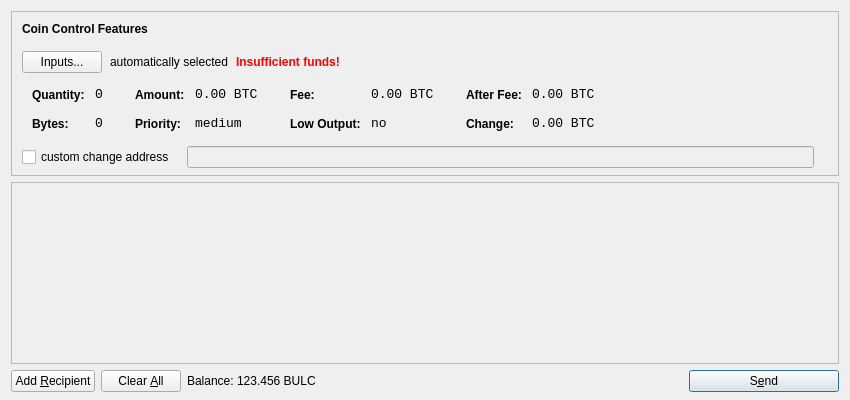
<?xml version="1.0" encoding="UTF-8"?>
<ui version="4.0">
 <class>SendCoinsDialog</class>
 <widget class="QDialog" name="SendCoinsDialog">
  <property name="geometry">
   <rect>
    <x>0</x>
    <y>0</y>
    <width>850</width>
    <height>400</height>
   </rect>
  </property>
  <property name="windowTitle">
   <string>Send Coins</string>
  </property>
  <layout class="QVBoxLayout" name="verticalLayout" stretch="0,1,0">
   <property name="bottomMargin">
    <number>8</number>
   </property>
   <item>
    <widget class="QFrame" name="frameCoinControl">
     <property name="sizePolicy">
      <sizepolicy hsizetype="Expanding" vsizetype="Expanding">
       <horstretch>0</horstretch>
       <verstretch>0</verstretch>
      </sizepolicy>
     </property>
     <property name="maximumSize">
      <size>
       <width>16777215</width>
       <height>16777215</height>
      </size>
     </property>
     <property name="frameShape">
      <enum>QFrame::StyledPanel</enum>
     </property>
     <property name="frameShadow">
      <enum>QFrame::Sunken</enum>
     </property>
     <layout class="QVBoxLayout" name="verticalLayoutCoinControl2">
      <property name="spacing">
       <number>-1</number>
      </property>
      <property name="leftMargin">
       <number>0</number>
      </property>
      <property name="topMargin">
       <number>0</number>
      </property>
      <property name="rightMargin">
       <number>0</number>
      </property>
      <property name="bottomMargin">
       <number>6</number>
      </property>
      <item>
       <layout class="QVBoxLayout" name="verticalLayoutCoinControl" stretch="0,0,0,0,1">
        <property name="spacing">
         <number>0</number>
        </property>
        <property name="leftMargin">
         <number>10</number>
        </property>
        <property name="topMargin">
         <number>10</number>
        </property>
        <item>
         <layout class="QHBoxLayout" name="horizontalLayoutCoinControl1">
          <property name="bottomMargin">
           <number>15</number>
          </property>
          <item>
           <widget class="QLabel" name="labelCoinControlFeatures">
            <property name="sizePolicy">
             <sizepolicy hsizetype="Preferred" vsizetype="Maximum">
              <horstretch>0</horstretch>
              <verstretch>0</verstretch>
             </sizepolicy>
            </property>
            <property name="font">
             <font>
              <weight>75</weight>
              <bold>true</bold>
             </font>
            </property>
            <property name="styleSheet">
             <string notr="true">font-weight:bold;</string>
            </property>
            <property name="text">
             <string>Coin Control Features</string>
            </property>
           </widget>
          </item>
         </layout>
        </item>
        <item>
         <layout class="QHBoxLayout" name="horizontalLayoutCoinControl2" stretch="0,0,0,0">
          <property name="spacing">
           <number>8</number>
          </property>
          <property name="bottomMargin">
           <number>10</number>
          </property>
          <item>
           <widget class="QPushButton" name="pushButtonCoinControl">
            <property name="styleSheet">
             <string notr="true"/>
            </property>
            <property name="text">
             <string>Inputs...</string>
            </property>
           </widget>
          </item>
          <item>
           <widget class="QLabel" name="labelCoinControlAutomaticallySelected">
            <property name="text">
             <string>automatically selected</string>
            </property>
            <property name="margin">
             <number>5</number>
            </property>
           </widget>
          </item>
          <item>
           <widget class="QLabel" name="labelCoinControlInsuffFunds">
            <property name="font">
             <font>
              <weight>75</weight>
              <bold>true</bold>
             </font>
            </property>
            <property name="styleSheet">
             <string notr="true">color:red;font-weight:bold;</string>
            </property>
            <property name="text">
             <string>Insufficient funds!</string>
            </property>
            <property name="margin">
             <number>5</number>
            </property>
           </widget>
          </item>
          <item>
           <spacer name="horizontalSpacerCoinControl">
            <property name="orientation">
             <enum>Qt::Horizontal</enum>
            </property>
            <property name="sizeHint" stdset="0">
             <size>
              <width>40</width>
              <height>1</height>
             </size>
            </property>
           </spacer>
          </item>
         </layout>
        </item>
        <item>
         <widget class="QWidget" name="widgetCoinControl" native="true">
          <property name="sizePolicy">
           <sizepolicy hsizetype="Preferred" vsizetype="Preferred">
            <horstretch>0</horstretch>
            <verstretch>0</verstretch>
           </sizepolicy>
          </property>
          <property name="minimumSize">
           <size>
            <width>0</width>
            <height>0</height>
           </size>
          </property>
          <property name="styleSheet">
           <string notr="true"/>
          </property>
          <layout class="QHBoxLayout" name="horizontalLayoutCoinControl5">
           <property name="margin">
            <number>0</number>
           </property>
           <item>
            <layout class="QHBoxLayout" name="horizontalLayoutCoinControl3" stretch="0,0,0,1">
             <property name="spacing">
              <number>20</number>
             </property>
             <property name="topMargin">
              <number>0</number>
             </property>
             <property name="bottomMargin">
              <number>10</number>
             </property>
             <item>
              <layout class="QFormLayout" name="formLayoutCoinControl1">
               <property name="horizontalSpacing">
                <number>10</number>
               </property>
               <property name="verticalSpacing">
                <number>14</number>
               </property>
               <property name="leftMargin">
                <number>10</number>
               </property>
               <property name="topMargin">
                <number>4</number>
               </property>
               <property name="rightMargin">
                <number>6</number>
               </property>
               <item row="0" column="0">
                <widget class="QLabel" name="labelCoinControlQuantityText">
                 <property name="styleSheet">
                  <string notr="true">font-weight:bold;</string>
                 </property>
                 <property name="text">
                  <string>Quantity:</string>
                 </property>
                 <property name="margin">
                  <number>0</number>
                 </property>
                </widget>
               </item>
               <item row="0" column="1">
                <widget class="QLabel" name="labelCoinControlQuantity">
                 <property name="font">
                  <font>
                   <family>Monospace</family>
                   <pointsize>10</pointsize>
                  </font>
                 </property>
                 <property name="cursor">
                  <cursorShape>IBeamCursor</cursorShape>
                 </property>
                 <property name="contextMenuPolicy">
                  <enum>Qt::ActionsContextMenu</enum>
                 </property>
                 <property name="text">
                  <string notr="true">0</string>
                 </property>
                 <property name="margin">
                  <number>0</number>
                 </property>
                 <property name="textInteractionFlags">
                  <set>Qt::LinksAccessibleByMouse|Qt::TextSelectableByKeyboard|Qt::TextSelectableByMouse</set>
                 </property>
                </widget>
               </item>
               <item row="1" column="0">
                <widget class="QLabel" name="labelCoinControlBytesText">
                 <property name="styleSheet">
                  <string notr="true">font-weight:bold;</string>
                 </property>
                 <property name="text">
                  <string>Bytes:</string>
                 </property>
                </widget>
               </item>
               <item row="1" column="1">
                <widget class="QLabel" name="labelCoinControlBytes">
                 <property name="font">
                  <font>
                   <family>Monospace</family>
                   <pointsize>10</pointsize>
                  </font>
                 </property>
                 <property name="cursor">
                  <cursorShape>IBeamCursor</cursorShape>
                 </property>
                 <property name="contextMenuPolicy">
                  <enum>Qt::ActionsContextMenu</enum>
                 </property>
                 <property name="text">
                  <string notr="true">0</string>
                 </property>
                 <property name="textInteractionFlags">
                  <set>Qt::LinksAccessibleByMouse|Qt::TextSelectableByKeyboard|Qt::TextSelectableByMouse</set>
                 </property>
                </widget>
               </item>
              </layout>
             </item>
             <item>
              <layout class="QFormLayout" name="formLayoutCoinControl2">
               <property name="horizontalSpacing">
                <number>10</number>
               </property>
               <property name="verticalSpacing">
                <number>14</number>
               </property>
               <property name="leftMargin">
                <number>6</number>
               </property>
               <property name="topMargin">
                <number>4</number>
               </property>
               <property name="rightMargin">
                <number>6</number>
               </property>
               <item row="0" column="0">
                <widget class="QLabel" name="labelCoinControlAmountText">
                 <property name="styleSheet">
                  <string notr="true">font-weight:bold;</string>
                 </property>
                 <property name="text">
                  <string>Amount:</string>
                 </property>
                 <property name="margin">
                  <number>0</number>
                 </property>
                </widget>
               </item>
               <item row="0" column="1">
                <widget class="QLabel" name="labelCoinControlAmount">
                 <property name="font">
                  <font>
                   <family>Monospace</family>
                   <pointsize>10</pointsize>
                  </font>
                 </property>
                 <property name="cursor">
                  <cursorShape>IBeamCursor</cursorShape>
                 </property>
                 <property name="contextMenuPolicy">
                  <enum>Qt::ActionsContextMenu</enum>
                 </property>
                 <property name="text">
                  <string notr="true">0.00 BTC</string>
                 </property>
                 <property name="textInteractionFlags">
                  <set>Qt::LinksAccessibleByMouse|Qt::TextSelectableByKeyboard|Qt::TextSelectableByMouse</set>
                 </property>
                </widget>
               </item>
               <item row="1" column="0">
                <widget class="QLabel" name="labelCoinControlPriorityText">
                 <property name="styleSheet">
                  <string notr="true">font-weight:bold;</string>
                 </property>
                 <property name="text">
                  <string>Priority:</string>
                 </property>
                </widget>
               </item>
               <item row="1" column="1">
                <widget class="QLabel" name="labelCoinControlPriority">
                 <property name="font">
                  <font>
                   <family>Monospace</family>
                   <pointsize>10</pointsize>
                  </font>
                 </property>
                 <property name="cursor">
                  <cursorShape>IBeamCursor</cursorShape>
                 </property>
                 <property name="contextMenuPolicy">
                  <enum>Qt::ActionsContextMenu</enum>
                 </property>
                 <property name="text">
                  <string>medium</string>
                 </property>
                 <property name="textInteractionFlags">
                  <set>Qt::LinksAccessibleByMouse|Qt::TextSelectableByKeyboard|Qt::TextSelectableByMouse</set>
                 </property>
                </widget>
               </item>
              </layout>
             </item>
             <item>
              <layout class="QFormLayout" name="formLayoutCoinControl3">
               <property name="horizontalSpacing">
                <number>10</number>
               </property>
               <property name="verticalSpacing">
                <number>14</number>
               </property>
               <property name="leftMargin">
                <number>6</number>
               </property>
               <property name="topMargin">
                <number>4</number>
               </property>
               <property name="rightMargin">
                <number>6</number>
               </property>
               <item row="0" column="0">
                <widget class="QLabel" name="labelCoinControlFeeText">
                 <property name="styleSheet">
                  <string notr="true">font-weight:bold;</string>
                 </property>
                 <property name="text">
                  <string>Fee:</string>
                 </property>
                 <property name="margin">
                  <number>0</number>
                 </property>
                </widget>
               </item>
               <item row="0" column="1">
                <widget class="QLabel" name="labelCoinControlFee">
                 <property name="font">
                  <font>
                   <family>Monospace</family>
                   <pointsize>10</pointsize>
                  </font>
                 </property>
                 <property name="cursor">
                  <cursorShape>IBeamCursor</cursorShape>
                 </property>
                 <property name="contextMenuPolicy">
                  <enum>Qt::ActionsContextMenu</enum>
                 </property>
                 <property name="text">
                  <string notr="true">0.00 BTC</string>
                 </property>
                 <property name="textInteractionFlags">
                  <set>Qt::LinksAccessibleByMouse|Qt::TextSelectableByKeyboard|Qt::TextSelectableByMouse</set>
                 </property>
                </widget>
               </item>
               <item row="1" column="0">
                <widget class="QLabel" name="labelCoinControlLowOutputText">
                 <property name="styleSheet">
                  <string notr="true">font-weight:bold;</string>
                 </property>
                 <property name="text">
                  <string>Low Output:</string>
                 </property>
                </widget>
               </item>
               <item row="1" column="1">
                <widget class="QLabel" name="labelCoinControlLowOutput">
                 <property name="font">
                  <font>
                   <family>Monospace</family>
                   <pointsize>10</pointsize>
                  </font>
                 </property>
                 <property name="cursor">
                  <cursorShape>IBeamCursor</cursorShape>
                 </property>
                 <property name="contextMenuPolicy">
                  <enum>Qt::ActionsContextMenu</enum>
                 </property>
                 <property name="text">
                  <string>no</string>
                 </property>
                 <property name="textInteractionFlags">
                  <set>Qt::LinksAccessibleByMouse|Qt::TextSelectableByKeyboard|Qt::TextSelectableByMouse</set>
                 </property>
                </widget>
               </item>
              </layout>
             </item>
             <item>
              <layout class="QFormLayout" name="formLayoutCoinControl4">
               <property name="horizontalSpacing">
                <number>10</number>
               </property>
               <property name="verticalSpacing">
                <number>14</number>
               </property>
               <property name="leftMargin">
                <number>6</number>
               </property>
               <property name="topMargin">
                <number>4</number>
               </property>
               <property name="rightMargin">
                <number>6</number>
               </property>
               <item row="0" column="0">
                <widget class="QLabel" name="labelCoinControlAfterFeeText">
                 <property name="styleSheet">
                  <string notr="true">font-weight:bold;</string>
                 </property>
                 <property name="text">
                  <string>After Fee:</string>
                 </property>
                 <property name="margin">
                  <number>0</number>
                 </property>
                </widget>
               </item>
               <item row="0" column="1">
                <widget class="QLabel" name="labelCoinControlAfterFee">
                 <property name="font">
                  <font>
                   <family>Monospace</family>
                   <pointsize>10</pointsize>
                  </font>
                 </property>
                 <property name="cursor">
                  <cursorShape>IBeamCursor</cursorShape>
                 </property>
                 <property name="contextMenuPolicy">
                  <enum>Qt::ActionsContextMenu</enum>
                 </property>
                 <property name="text">
                  <string notr="true">0.00 BTC</string>
                 </property>
                 <property name="textInteractionFlags">
                  <set>Qt::LinksAccessibleByMouse|Qt::TextSelectableByKeyboard|Qt::TextSelectableByMouse</set>
                 </property>
                </widget>
               </item>
               <item row="1" column="0">
                <widget class="QLabel" name="labelCoinControlChangeText">
                 <property name="styleSheet">
                  <string notr="true">font-weight:bold;</string>
                 </property>
                 <property name="text">
                  <string>Change:</string>
                 </property>
                </widget>
               </item>
               <item row="1" column="1">
                <widget class="QLabel" name="labelCoinControlChange">
                 <property name="font">
                  <font>
                   <family>Monospace</family>
                   <pointsize>10</pointsize>
                  </font>
                 </property>
                 <property name="cursor">
                  <cursorShape>IBeamCursor</cursorShape>
                 </property>
                 <property name="contextMenuPolicy">
                  <enum>Qt::ActionsContextMenu</enum>
                 </property>
                 <property name="text">
                  <string notr="true">0.00 BTC</string>
                 </property>
                 <property name="textInteractionFlags">
                  <set>Qt::LinksAccessibleByMouse|Qt::TextSelectableByKeyboard|Qt::TextSelectableByMouse</set>
                 </property>
                </widget>
               </item>
              </layout>
             </item>
            </layout>
           </item>
          </layout>
         </widget>
        </item>
        <item>
         <layout class="QHBoxLayout" name="horizontalLayoutCoinControl4" stretch="0,0,0">
          <property name="spacing">
           <number>12</number>
          </property>
          <property name="sizeConstraint">
           <enum>QLayout::SetDefaultConstraint</enum>
          </property>
          <property name="topMargin">
           <number>5</number>
          </property>
          <property name="rightMargin">
           <number>5</number>
          </property>
          <item>
           <widget class="QCheckBox" name="checkBoxCoinControlChange">
            <property name="text">
             <string>custom change address</string>
            </property>
           </widget>
          </item>
          <item>
           <widget class="QLineEdit" name="lineEditCoinControlChange">
            <property name="enabled">
             <bool>false</bool>
            </property>
            <property name="sizePolicy">
             <sizepolicy hsizetype="Expanding" vsizetype="Fixed">
              <horstretch>0</horstretch>
              <verstretch>0</verstretch>
             </sizepolicy>
            </property>
           </widget>
          </item>
          <item>
           <widget class="QLabel" name="labelCoinControlChangeLabel">
            <property name="sizePolicy">
             <sizepolicy hsizetype="Preferred" vsizetype="Expanding">
              <horstretch>0</horstretch>
              <verstretch>0</verstretch>
             </sizepolicy>
            </property>
            <property name="minimumSize">
             <size>
              <width>0</width>
              <height>0</height>
             </size>
            </property>
            <property name="text">
             <string/>
            </property>
            <property name="margin">
             <number>3</number>
            </property>
           </widget>
          </item>
         </layout>
        </item>
        <item>
         <spacer name="verticalSpacerCoinControl">
          <property name="orientation">
           <enum>Qt::Vertical</enum>
          </property>
          <property name="sizeHint" stdset="0">
           <size>
            <width>800</width>
            <height>1</height>
           </size>
          </property>
         </spacer>
        </item>
       </layout>
      </item>
     </layout>
    </widget>
   </item>
   <item>
    <widget class="QScrollArea" name="scrollArea">
     <property name="widgetResizable">
      <bool>true</bool>
     </property>
     <widget class="QWidget" name="scrollAreaWidgetContents">
      <property name="geometry">
       <rect>
        <x>0</x>
        <y>0</y>
        <width>830</width>
        <height>165</height>
       </rect>
      </property>
      <layout class="QVBoxLayout" name="verticalLayout_2">
       <property name="margin">
        <number>0</number>
       </property>
       <item>
        <layout class="QVBoxLayout" name="entries">
         <property name="spacing">
          <number>6</number>
         </property>
        </layout>
       </item>
       <item>
        <spacer name="verticalSpacer">
         <property name="orientation">
          <enum>Qt::Vertical</enum>
         </property>
         <property name="sizeHint" stdset="0">
          <size>
           <width>20</width>
           <height>40</height>
          </size>
         </property>
        </spacer>
       </item>
      </layout>
     </widget>
    </widget>
   </item>
   <item>
    <layout class="QHBoxLayout" name="horizontalLayout">
     <item>
      <widget class="QPushButton" name="addButton">
       <property name="toolTip">
        <string>Send to multiple recipients at once</string>
       </property>
       <property name="text">
        <string>Add &amp;Recipient</string>
       </property>
       <property name="icon">
        <iconset resource="../bitcoin.qrc">
         <normaloff>:/icons/add</normaloff>:/icons/add</iconset>
       </property>
       <property name="autoDefault">
        <bool>false</bool>
       </property>
      </widget>
     </item>
     <item>
      <widget class="QPushButton" name="clearButton">
       <property name="sizePolicy">
        <sizepolicy hsizetype="Minimum" vsizetype="Fixed">
         <horstretch>0</horstretch>
         <verstretch>0</verstretch>
        </sizepolicy>
       </property>
       <property name="toolTip">
        <string>Remove all transaction fields</string>
       </property>
       <property name="text">
        <string>Clear &amp;All</string>
       </property>
       <property name="icon">
        <iconset resource="../bitcoin.qrc">
         <normaloff>:/icons/remove</normaloff>:/icons/remove</iconset>
       </property>
       <property name="autoRepeatDelay">
        <number>300</number>
       </property>
       <property name="autoDefault">
        <bool>false</bool>
       </property>
      </widget>
     </item>
     <item>
      <layout class="QHBoxLayout" name="horizontalLayout_2">
       <property name="spacing">
        <number>3</number>
       </property>
       <item>
        <widget class="QLabel" name="label">
         <property name="text">
          <string>Balance:</string>
         </property>
        </widget>
       </item>
       <item>
        <widget class="QLabel" name="labelBalance">
         <property name="cursor">
          <cursorShape>IBeamCursor</cursorShape>
         </property>
         <property name="text">
          <string>123.456 BULC</string>
         </property>
         <property name="textInteractionFlags">
          <set>Qt::LinksAccessibleByMouse|Qt::TextSelectableByKeyboard|Qt::TextSelectableByMouse</set>
         </property>
        </widget>
       </item>
      </layout>
     </item>
     <item>
      <spacer name="horizontalSpacer">
       <property name="orientation">
        <enum>Qt::Horizontal</enum>
       </property>
       <property name="sizeHint" stdset="0">
        <size>
         <width>40</width>
         <height>20</height>
        </size>
       </property>
      </spacer>
     </item>
     <item>
      <widget class="QPushButton" name="sendButton">
       <property name="minimumSize">
        <size>
         <width>150</width>
         <height>0</height>
        </size>
       </property>
       <property name="toolTip">
        <string>Confirm the send action</string>
       </property>
       <property name="text">
        <string>S&amp;end</string>
       </property>
       <property name="icon">
        <iconset resource="../bitcoin.qrc">
         <normaloff>:/icons/send</normaloff>:/icons/send</iconset>
       </property>
       <property name="default">
        <bool>true</bool>
       </property>
      </widget>
     </item>
    </layout>
   </item>
  </layout>
 </widget>
 <resources>
  <include location="../bitcoin.qrc"/>
 </resources>
 <connections/>
</ui>
